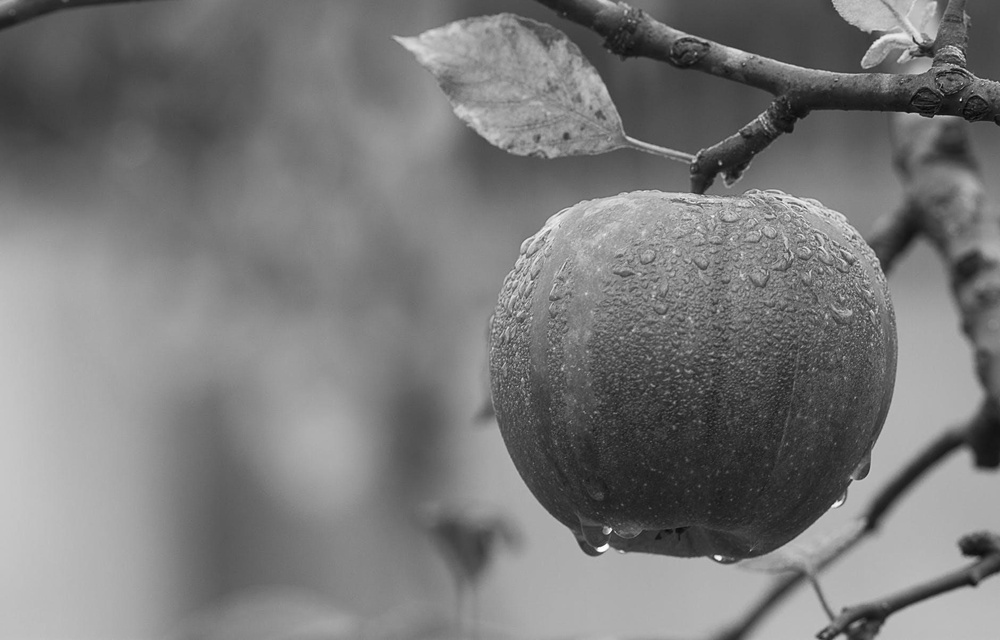
#> input picture image_processing/all_assignments/gray.jpeg, 1000 x 640 px, shrunk from 1880 x 1204 before the run, found by its file name
$ python 04.py
#> lines starting #> are read from the running program, lines starting #| are printed output that depends on the picture
import cv2
import matplotlib.pyplot as plt

img = cv2.imread("./gray.jpeg", cv2.IMREAD_GRAYSCALE)
#> img is the input picture: shape (640, 1000); min 1, max 255, mean 121.2
border_width = 200

img_with_border = cv2.copyMakeBorder(
    img,
    border_width,
    border_width,
    border_width,
    border_width,
    cv2.BORDER_CONSTANT,
    value=(255, 0, 0),
)
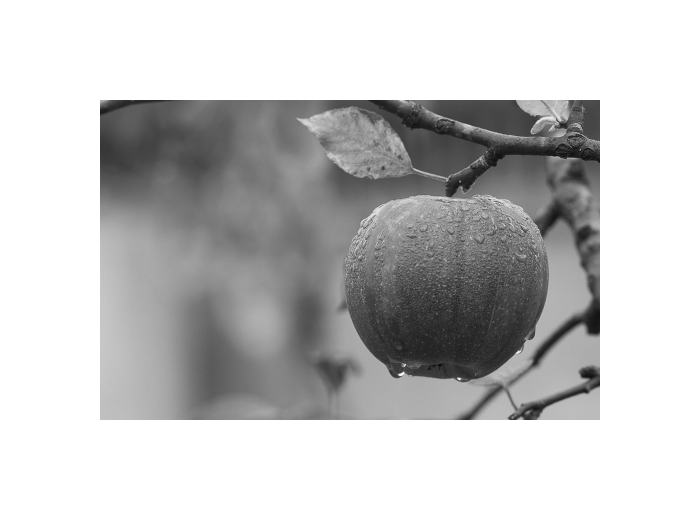
#> img_with_border: shape (1040, 1400) (shown at 1/2 size); min 1, max 255, mean 196.2
plt.imshow(img_with_border)
